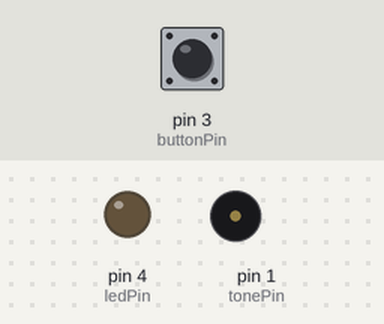
Simulated run of this sketch. Board: Arduino Uno, built with avr-gcc and run on an emulated ATmega328P. Shown: output pins drawn as LEDs (lit = HIGH), buzzer (waves = sounding). The test bench sets the inputs (shaded band); at power-on: pin 3 (buttonPin) HIGH.

Above: at 1.2 s.
1.3 s: pin 3 (buttonPin) pulled LOW for 0.15 s
At 2.1 s:
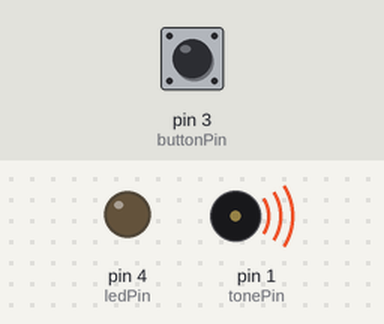
Timing chart, 0 to 4.8 s (numbered marks = the images above; inputs shaded):
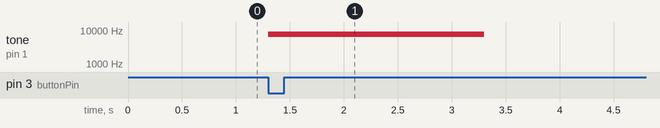

Measured:
- after the input at 1.3 s, tone on pin 1 (tonePin): silent → 7500 Hz at once, → silent 2.0 s later

The sketch:

Timer_Code_Basic_01.ino
```cpp
// constants won't change. They're used here to set pin numbers:
//Note reset button is not tied to input. It just pulls the Reset Low.
const int buttonPin = 3;     // the number of the pushbutton pin
const int tonePin = 1;      //the number of the speaker pin
const int ledPin = 4;       //the number of the LED pin
const int led2Pin = 2;       //the number of the LED pin
const int led3Pin = 0;       //the number of the LED pin

// variables will change:
byte currentButtonState = HIGH;         // variable for reading the pushbutton status
byte previousButtonState = HIGH;       // start old button state as off

long timerPeriod = 300000;  //countdown timer period 300000 - 5 min
const long reminderPeriod = 60000;  //period of delay to 2nd reminder 60000 - 1 min
const long toneFreq = 7500;   //freq of the beep noise 2500 or 7500

long millis_held;    // How long the button was held (milliseconds)

unsigned long firstTime = 0; // how long since the button was first pressed


void setup() {
  // initialize the pushbutton pin as an input:
  pinMode(buttonPin, INPUT_PULLUP);
  // initialize the LED and Speaker pin as an output:
  pinMode(ledPin, OUTPUT);
  digitalWrite(ledPin, LOW);
  pinMode(tonePin,OUTPUT);
  digitalWrite(tonePin,LOW);

}

void loop() {
  currentButtonState = digitalRead(buttonPin);   // read the state of the pushbutton value:

  // if the button state changes to pressed, remember the start time, debounce delay 50
  if (currentButtonState == LOW && previousButtonState == HIGH && (millis() - firstTime) > 50) {
    firstTime = millis();
    beep(2000);    //let user know button was pressed
  }
    millis_held = (millis() - firstTime);

    // This if statement is a basic debouncing tool, the button must be pushed for at least
  // 100 milliseconds in a row for it to be considered as a push. 50+50= 100
  if (millis_held > 50) {

    // check if the button was released since we last checked
    if (currentButtonState == HIGH && previousButtonState == LOW) {
      // Button pressed for less than 2 seconds, run countdown timer
      if (millis_held <2000) {
        //beep(500);    //let user know button was pressed
        delay(timerPeriod);      //length of countdown timer delay
        alarm();
        delay(reminderPeriod);   // length of reminder delay
        alarm();
      }
    }
      // ===============================================================================
    }
    previousButtonState = currentButtonState;
}
void beep(int onTime){

  tone(tonePin,toneFreq,onTime);
  digitalWrite(ledPin, HIGH);
  digitalWrite(tonePin,LOW);
  digitalWrite(ledPin, LOW);
}

void alarm(){
    // start Beep Beep x2
    beep(125);
    delay(200);
    beep(125);
    delay(500);
    beep(125);
    delay(200);
    beep(125);


}
```
